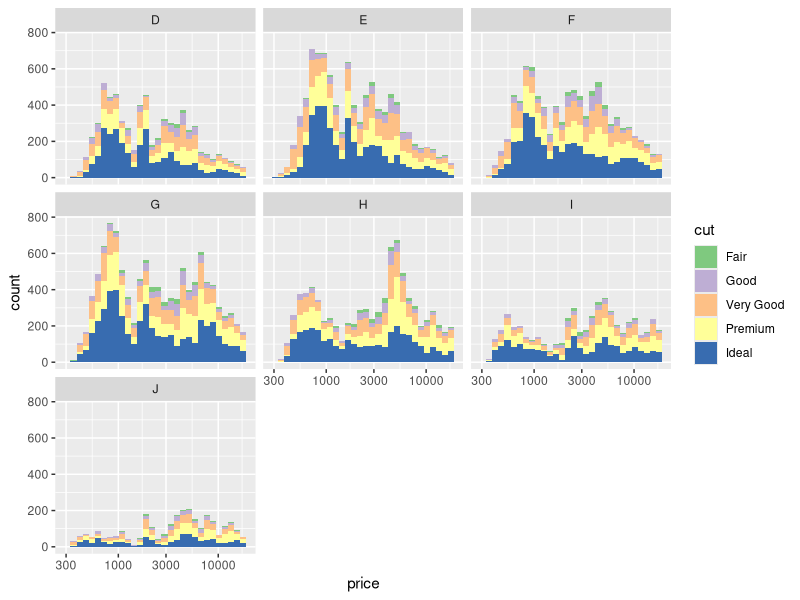
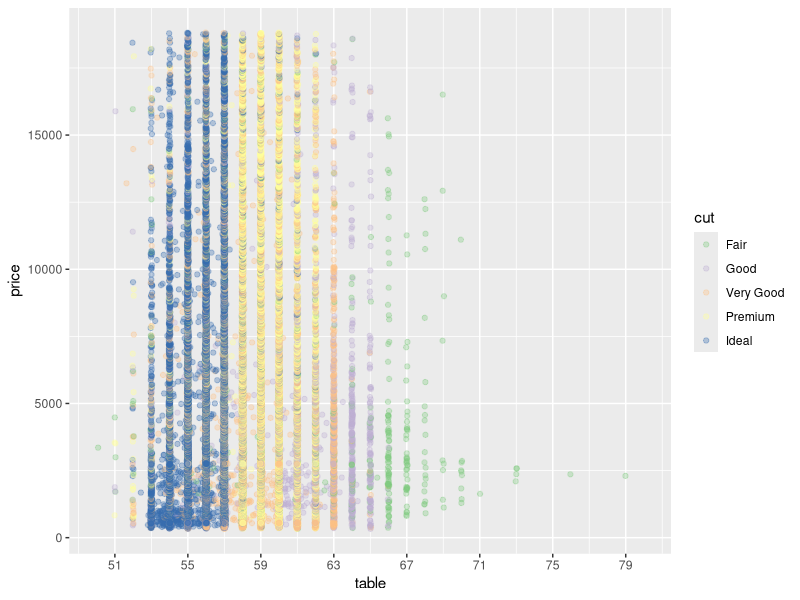
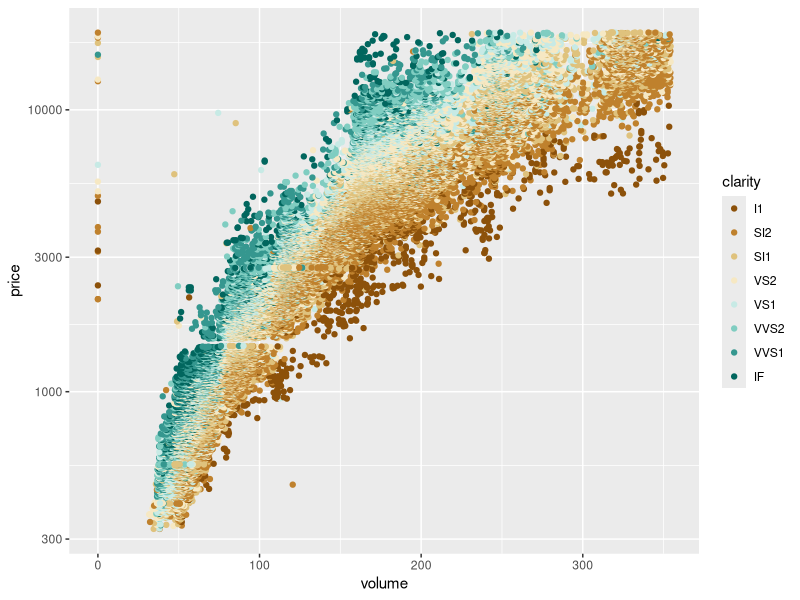
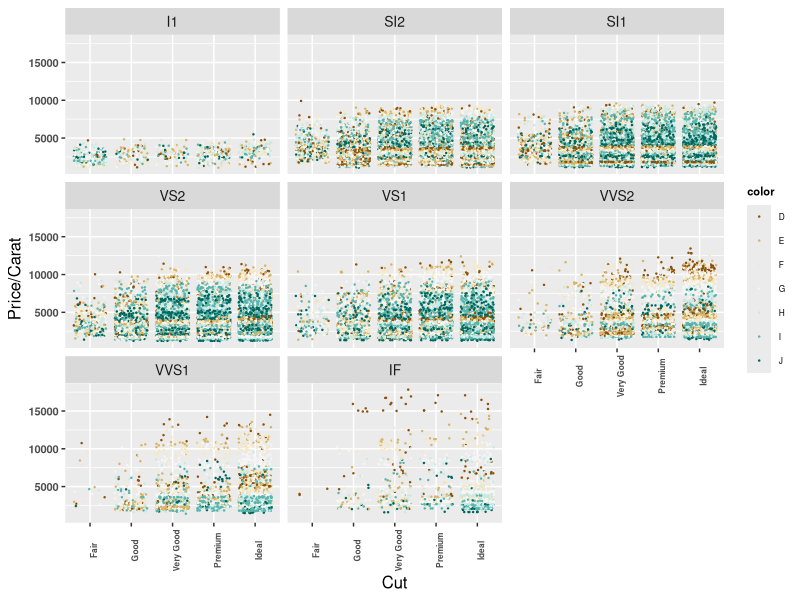

Write the R code that produced these figures, in order.
## ---- chunk 1
knitr::opts_chunk$set(echo = TRUE)
## ---- chunk 2
#Load ggplot first
library(ggplot2) 

# Load diamonds dataset contained in ggplot package
data(diamonds)
d <- diamonds

## ---- chunk 3
print('Observations: ')
nrow(d) 
print('Variables: ')
ncol(d)
## ---- chunk 4
# Create a histogram of diamond prices.
# Facet the histogram by diamond color
# and use cut to color the histogram bars.

ggplot(aes(price, fill = cut), data = subset(d, !is.na(price))) +
  facet_wrap( ~ color) +
  geom_histogram() +
  scale_x_log10() +
  scale_fill_brewer(type = 'qual')

## ---- chunk 5
# Create a scatterplot of diamond price vs.
# table and color the points by the cut of
# the diamond.

ggplot(aes(y = price, x = table), data = subset(d, !is.na(table), !is.na(price))) +
  geom_jitter(alpha = 1/3, aes(color = cut)) +
  scale_colour_brewer(type = 'qual') +
  scale_x_continuous(limits = c(50,80), breaks = seq(min(d$table), max(d$table), by = 4))

## ---- chunk 6
# Create a scatterplot of diamond price vs.
# volume (x * y * z) and color the points by
# the clarity of diamonds. Use scale on the y-axis
# to take the log10 of price. You should also
# omit the top 1% of diamond volumes from the plot.

d <- transform(d, volume = x*y*z)

ggplot(aes(x = volume, y = price), data = subset(d, d$volume <= quantile(d$volume, 0.99))) +
  geom_jitter(aes(color = clarity)) +
  scale_y_log10() +
  scale_color_brewer(type = 'div')

## ---- chunk 7
# Create a scatter plot of the price/carat ratio
# of diamonds. The variable x should be
# assigned to cut. The points should be colored
# by diamond color, and the plot should be
# faceted by clarity.

ggplot(aes(x = cut, y = price/carat), data = subset(d, !is.na(price), !is.na(carat))) +
  geom_jitter(aes(color = color), size = 0.2) +
  facet_wrap( ~ clarity ) +
  ylab('Price/Carat') +
  xlab('Cut') +
  theme(axis.text.x = element_text(face="bold", size=6, angle=90),
        axis.text.y = element_text(face="bold", size=8, angle=0),
        strip.text = element_text(size=10), 
        legend.text = element_text(size=6), legend.title = element_text(face='bold',size=8),
        axis.title.x = element_text(size=12), axis.title.y = element_text(size=12)) +
  scale_colour_brewer(type = 'div') 
  
